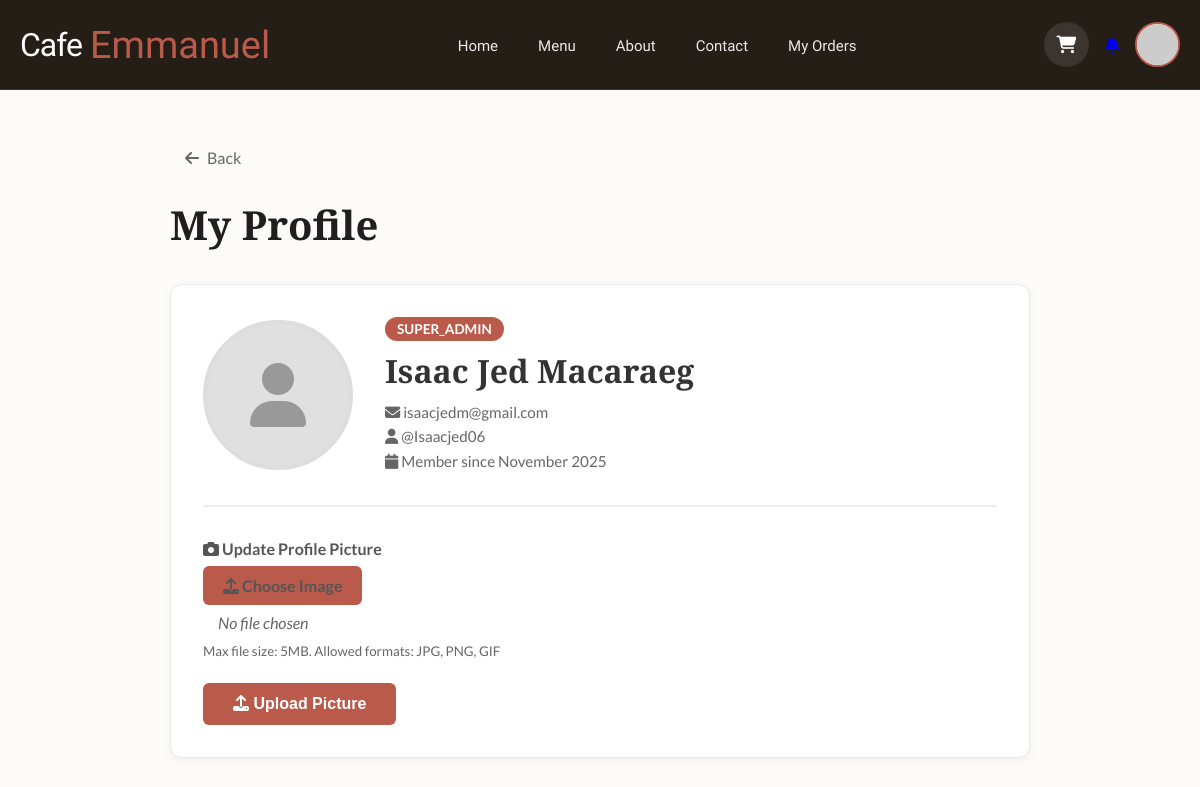
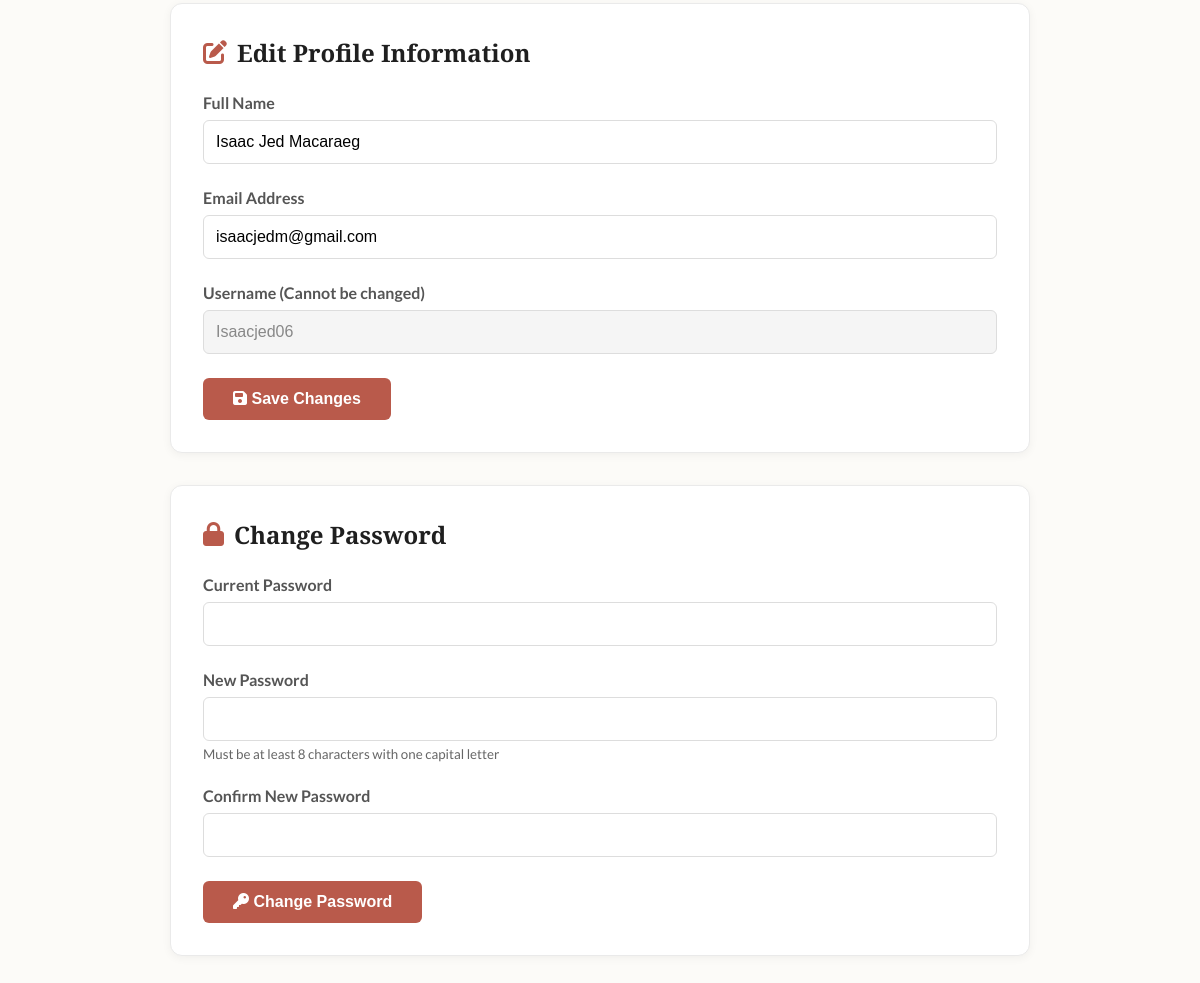
Screenshot of /profile.php (signed in) with the database file from the repository (2 pictures, top to bottom).
### tables this page shows
CREATE TABLE `users` (
  `id` int(10) UNSIGNED NOT NULL,
  `username` varchar(50) NOT NULL,
  `password` varchar(255) NOT NULL,
  `fullname` varchar(100) DEFAULT NULL,
  `email` varchar(100) NOT NULL,
  `contact` varchar(20) DEFAULT NULL,
  `gender` varchar(20) DEFAULT NULL,
  `is_verified` tinyint(1) DEFAULT 0,
  `role` enum('user','admin','super_admin') NOT NULL DEFAULT 'user',
  `profile_picture` varchar(255) DEFAULT NULL,
  `created_at` timestamp NOT NULL DEFAULT current_timestamp()
);

### profile.php (the view, shortened to what this page needs)
<?php
require_once 'config.php';
$userId = $_SESSION['user_id'];
$stmt = $conn->prepare("SELECT username, fullname, email, role, profile_picture, created_at FROM users WHERE id = ?");
$stmt->bind_param("i", $userId);
$stmt->execute();
$result = $stmt->get_result();
$user = $result->fetch_assoc();
?>
<!DOCTYPE html>
<html lang="en">
<head>
    <link rel="stylesheet" href="https://cdnjs.cloudflare.com/ajax/libs/font-awesome/6.5.1/css/all.min.css">
</head>
<body>
<header class="header">
    <nav class="navbar">
        <a href="index.php" class="nav-logo">
            <span class="logo-cafe"><span class="first-letter">C</span>afe</span>
            <span class="logo-emmanuel"><span class="first-letter">E</span>mmanuel</span>
        </a>
        <ul class="nav-menu">
            <li><a href="index.php" class="nav-link">Home</a></li>
            <li><a href="product.php" class="nav-link">Menu</a></li>
            <li><a href="about.php" class="nav-link">About</a></li>
            <li><a href="contact.php" class="nav-link">Contact</a></li>
            <li><a href="my_orders.php" class="nav-link">My Orders</a></li>
        </ul>
        <div class="nav-right-cluster">
            <a href="cart.php" class="nav-icon-btn" title="View Cart"><i class="fas fa-shopping-cart"></i></a>
            <?php include 'notification_bell.php'; ?>
            <div class="profile-dropdown">
                <?php
                    $profilePic = !empty($_SESSION['profile_pic']) ? $_SESSION['profile_pic'] : 'https://ui-avatars.com/api/?name='.urlencode($_SESSION['fullname']).'&background=B95A4B&color=fff';
                ?>
                <img src="<?php echo htmlspecialchars($profilePic); ?>" alt="Profile" class="user-avatar">
            </div>
        </div>
    </nav>
</header>
<div class="container">
    <a href="<?php echo ($_SESSION['role'] === 'admin') ? 'Dashboard.php' : 'index.php'; ?>" class="back-button">
        <i class="fas fa-arrow-left"></i> Back
    </a>
    <h1 class="page-title">My Profile</h1>
    <div class="profile-card">
        <div class="profile-header">
            <div class="profile-picture-container">
                <?php if ($user['profile_picture'] && file_exists(__DIR__ . '/' . $user['profile_picture'])): ?>
                    <img src="<?php echo htmlspecialchars($user['profile_picture']); ?>" alt="Profile Picture" class="profile-picture">
                <?php else: ?>
                    <div class="profile-picture-placeholder">
                        <i class="fa fa-user"></i>
                    </div>
                <?php endif; ?>
            </div>
            <div class="profile-details">
                <span class="profile-badge"><?php echo ucfirst(htmlspecialchars($user['role'])); ?></span>
                <h2><?php echo htmlspecialchars($user['fullname']); ?></h2>
                <p class="profile-meta">
                    <i class="fa fa-envelope"></i> <?php echo htmlspecialchars($user['email']); ?><br>
                    <i class="fa fa-user"></i> @<?php echo htmlspecialchars($user['username']); ?><br>
                    <i class="fa fa-calendar"></i> Member since <?php echo date('F Y', strtotime($user['created_at'])); ?>
                </p>
            </div>
        </div>
        <form method="POST" enctype="multipart/form-data">
            <div class="form-group">
                <label><i class="fa fa-camera"></i> Update Profile Picture</label>
                <div class="file-input-wrapper">
                    <label for="profile_picture" class="file-input-label">
                        <i class="fa fa-upload"></i> Choose Image
                    </label>
                    <span class="file-name" id="file-name">No file chosen</span>
                </div>
                <small style="display: block; margin-top: 8px; color: #666;">Max file size: 5MB. Allowed formats: JPG, PNG, GIF</small>
            </div>
            <button type="submit" name="upload_picture" class="btn btn-primary">
                <i class="fa fa-upload"></i> Upload Picture
            </button>
        </form>
    </div>
    <div class="form-section">
        <h3><i class="fa fa-edit"></i> Edit Profile Information</h3>
        <form method="POST">
            <div class="form-group">
                <label for="fullname">Full Name</label>
                <input type="text" name="fullname" id="fullname" value="<?php echo htmlspecialchars($user['fullname']); ?>" required>
            </div>
            <div class="form-group">
                <label for="email">Email Address</label>
                <input type="email" name="email" id="email" value="<?php echo htmlspecialchars($user['email']); ?>" required>
            </div>
            <div class="form-group">
                <label>Username (Cannot be changed)</label>
                <input type="text" value="<?php echo htmlspecialchars($user['username']); ?>" disabled style="background:#f5f5f5; color:#888;">
            </div>
            <button type="submit" name="update_info" class="btn btn-primary">
                <i class="fa fa-save"></i> Save Changes
            </button>
        </form>
    </div>
    <div class="form-section">
        <h3><i class="fa fa-lock"></i> Change Password</h3>
        <form method="POST">
            <div class="form-group">
                <label for="current_password">Current Password</label>
                <input type="password" name="current_password" id="current_password" required>
            </div>
            <div class="form-group">
                <label for="new_password">New Password</label>
                <input type="password" name="new_password" id="new_password" required minlength="8">
                <small style="display: block; margin-top: 5px; color: #666;">Must be at least 8 characters with one capital letter</small>
            </div>
            <div class="form-group">
                <label for="confirm_password">Confirm New Password</label>
                <input type="password" name="confirm_password" id="confirm_password" required>
            </div>
            <button type="submit" name="change_password" class="btn btn-primary">
                <i class="fa fa-key"></i> Change Password
            </button>
        </form>
    </div>
</div>
</body>
</html>

### rows the page displays
users: role "SUPER_ADMIN", fullname "Isaac Jed Macaraeg", email "isaacjedm@gmail.com", username "Isaacjed06", created_at "November 2025"
